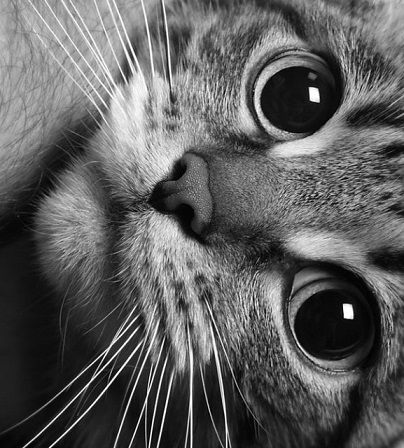
#> input picture assets/images/1602584754_1.jpg, 404 x 448 px
$ python '10.05(2).py'
#> lines starting #> are read from the running program, lines starting #| are printed output that depends on the picture
import matplotlib.pyplot as plt
import matplotlib.patches as patches
import matplotlib.cbook as cbook
import numpy as np


def getImageMatrix():
    img_url = "C:\\Users\\ralek\\OneDrive\\Рабочий стол\\ii-fork\\assets\\images\\1602584754_1.jpg"

    with cbook.get_sample_data(img_url) as image_file:
        imageMatrix = plt.imread(image_file)
#> imageMatrix is the input picture: shape (448, 404, 3); min 0, max 255, mean 94.4
    # [4 lines of commented-out code are left out]

    return imageMatrix


def main():
    imageMatrix = getImageMatrix()

    initial_x = 448
    initial_y = 404

    arr_1 = np.zeros((initial_x, initial_y))

    # svertka = [[1 if i == 1 or i == 2 else -1 for j in range(4)] for i in range(4)]

    # out = []

    for i in range (initial_x):
        for j in range(initial_y):
            arr_1[i][j] = imageMatrix[i][j][1]

    counter = 0


    # [31 lines of commented-out code are left out]


    def func(out, arr_1, svertka):
        counter = 0
        for i in range(0, len(arr_1) - len(svertka), 2):
            out.append([])
            for j in range(0, len(arr_1[i]) - len(svertka[0]), 2):
                summ = 0
                for ii in range(len(svertka)):
                    for jj in range(len(svertka[ii])):

                        c = svertka[ii][jj] * arr_1[i + ii][j + jj]
                        summ += c
                        # if c < 0:
                        #     c = 0
                if summ < 0:
                    summ = 0
                out[counter].append(summ)

            counter += 1
#> this loop made 222 passes
#> i on passes 3 to 5: 4, 6, 8
#> after the loop, counter = 222; out = 222 items

        # 20.05

        out_sloi_2 = []
        counter = 0
        for i in range(0, len(out) - len(svertka), 2):
            out_sloi_2.append([])
            for j in range(0, len(out[i]) - len(svertka), 2):
                try:
                    summ = max([out[i + 1][j + 1], out[i - 1][j - 1], out[i + 1][j - 1] , out[i - 1][j + 1]])
                    out_sloi_2[counter].append(summ)

                except:
                    continue
            counter += 1
#> this loop made 109 passes
#> i on passes 3 to 14: 4, 6, 8, 10, 12, 14, 16, 18, 20, 22, 24, 26
#> after the loop, counter = 109; out_sloi_2 = 109 items

        return out

    svertka_1 = [[-1, -1, 1, 1],
                [-1, -1, 1, 1],
                [-1, -1, 1, 1],
                [-1, -1, 1, 1]]
    svertka_2 = [[-1, -1, -1, -1],
                [1, 1, 1, 1],
                [1, 1, 1, 1],
                [-1, -1, -1, -1]]
    svertka_3 = [[0, -1, -1, 0],
                [-1, 1, 1, -1],
                [-1, 1, 1, -1],
                [0, -1, -1, 0]]

    out_R = []
    out_RR = []
    out_G = []
    out_B = []

    out_R = func(out_R, arr_1, svertka_1)
#> out_R = 222 items
    out_RR = func(out_RR, out_R ,svertka_2)
#> the loop in func (call 2), `for i in range(0, len(arr_1) - len(svertka), 2):` made 109 passes
#> the loop in func (call 2), `for i in range(0, len(out) - len(svertka), 2):` made 53 passes
#> out_RR = 109 items
    out_G = func(out_G,arr_1, svertka_2)
#> out_G = 222 items
    out_B = func(out_B,arr_1, svertka_3)
#> out_B = 222 items


    final_out = []

    for i in range(len(out_R)):
        final_out.append([])
        for j in range(len(out_R[i])):
            final_out[i].append([out_R[i][j], out_G[i][j], out_B[i][j]])
#> after the loop, final_out = 222 items


    fig, ax = plt.subplots()
    im = ax.imshow(out_RR)
    ax.axis('off')
    plt.show()
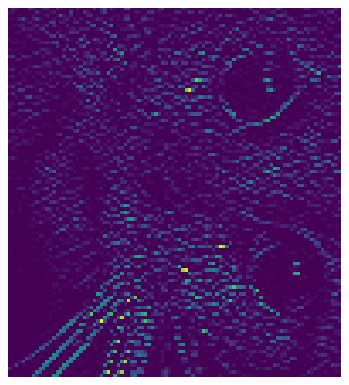
#> figure drawn by matplotlib, 1 panel


    # [10 lines of commented-out code are left out]


if __name__=="__main__":
    main()

$ run again, with assets/images/5 Best Coding Programs for Aspiring Programmers1650304687858345.jpg copied over assets/images/1602584754_1.jpg
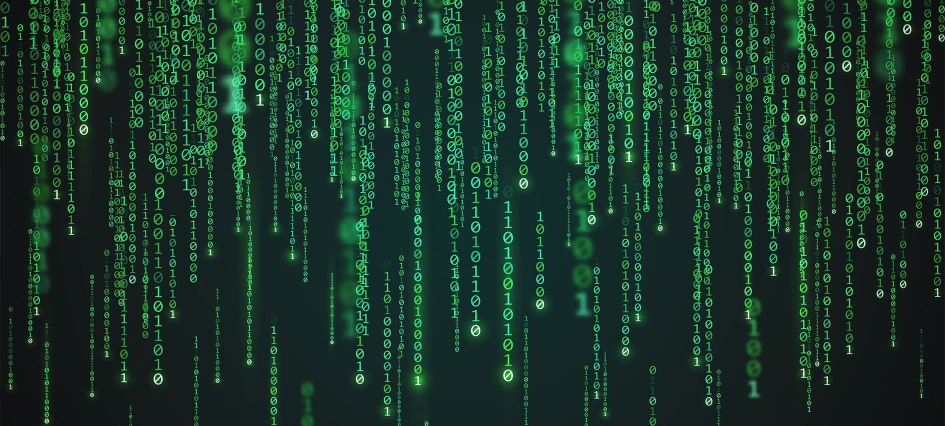
#> input picture assets/images/5 Best Coding Programs for Aspiring Programmers1650304687858345.jpg, 1890 x 851 px (shown at 1/2 size)
#> in getImageMatrix, imageMatrix is the input picture: shape (851, 1890, 3); mean R, G, B 24.1, 54.9, 41.2
#> after the loop in main, `for i in range (initial_x):`:
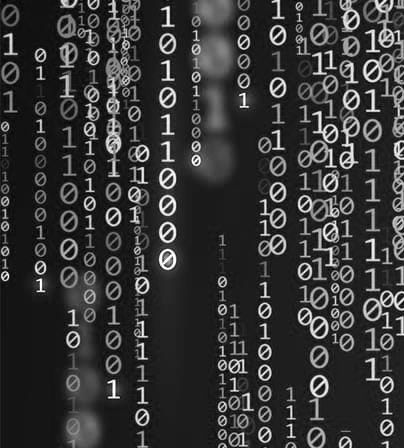
#> arr_1: shape (448, 404) float64; min 0, max 255, mean 54.1
#> the loop in func, `for i in range(0, len(arr_1) - len(svertka), 2):` made 222 passes
#> i on passes 3 to 5: 4, 6, 8
#> after the loop in func, `for i in range(0, len(arr_1) - len(svertka), 2):`: counter = 222; out = 222 items
#> the loop in func, `for i in range(0, len(out) - len(svertka), 2):` made 109 passes
#> i on passes 3 to 10: 4, 6, 8, 10, 12, 14, 16, 18
#> after the loop in func, `for i in range(0, len(out) - len(svertka), 2):`: counter = 109; out_sloi_2 = 109 items
#> out_R = 222 items
#> the loop in func (call 2), `for i in range(0, len(arr_1) - len(svertka), 2):` made 109 passes
#> the loop in func (call 2), `for i in range(0, len(out) - len(svertka), 2):` made 53 passes
#> out_RR = 109 items
#> out_G = 222 items
#> in main, `plt.show()`:
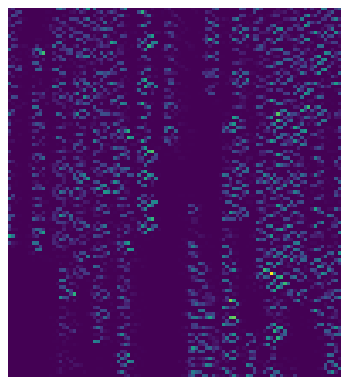
#> figure drawn by matplotlib, 1 panel
